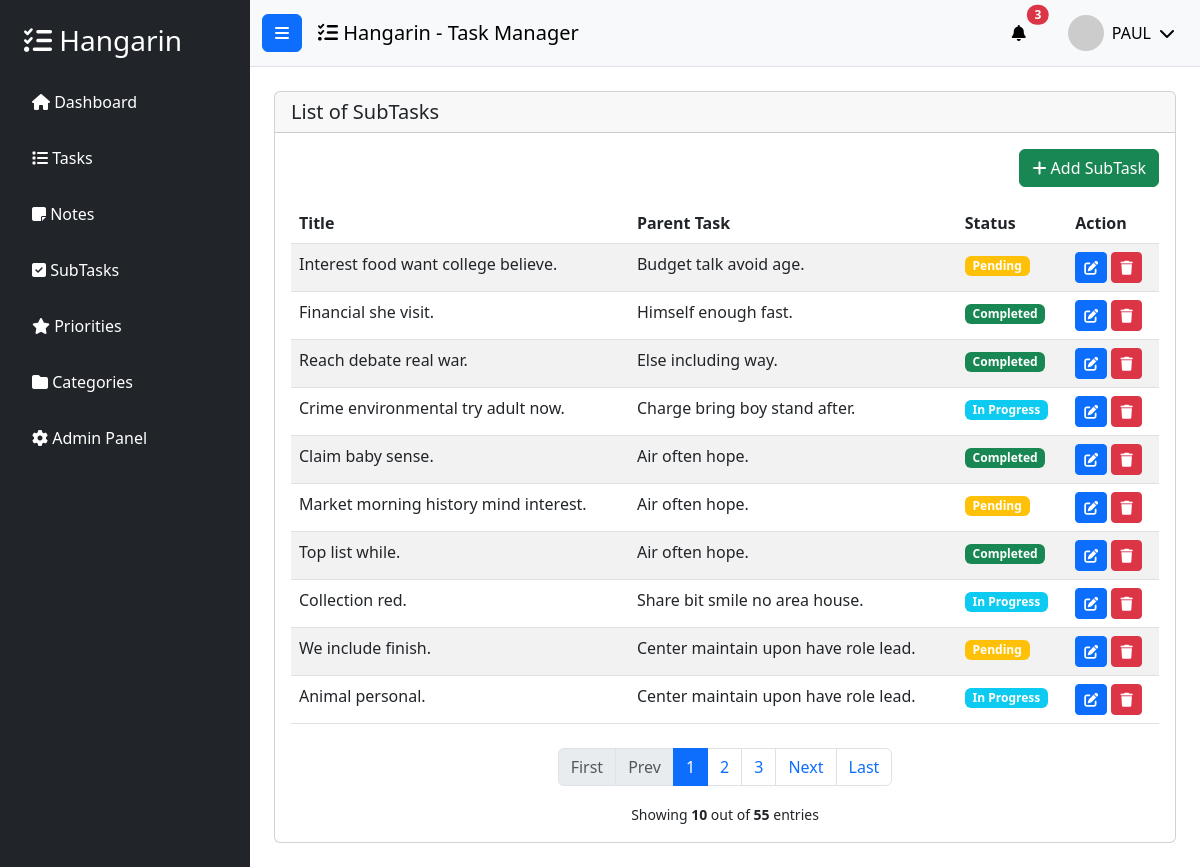
The app's page /subtask_list/ (signed in), older data.
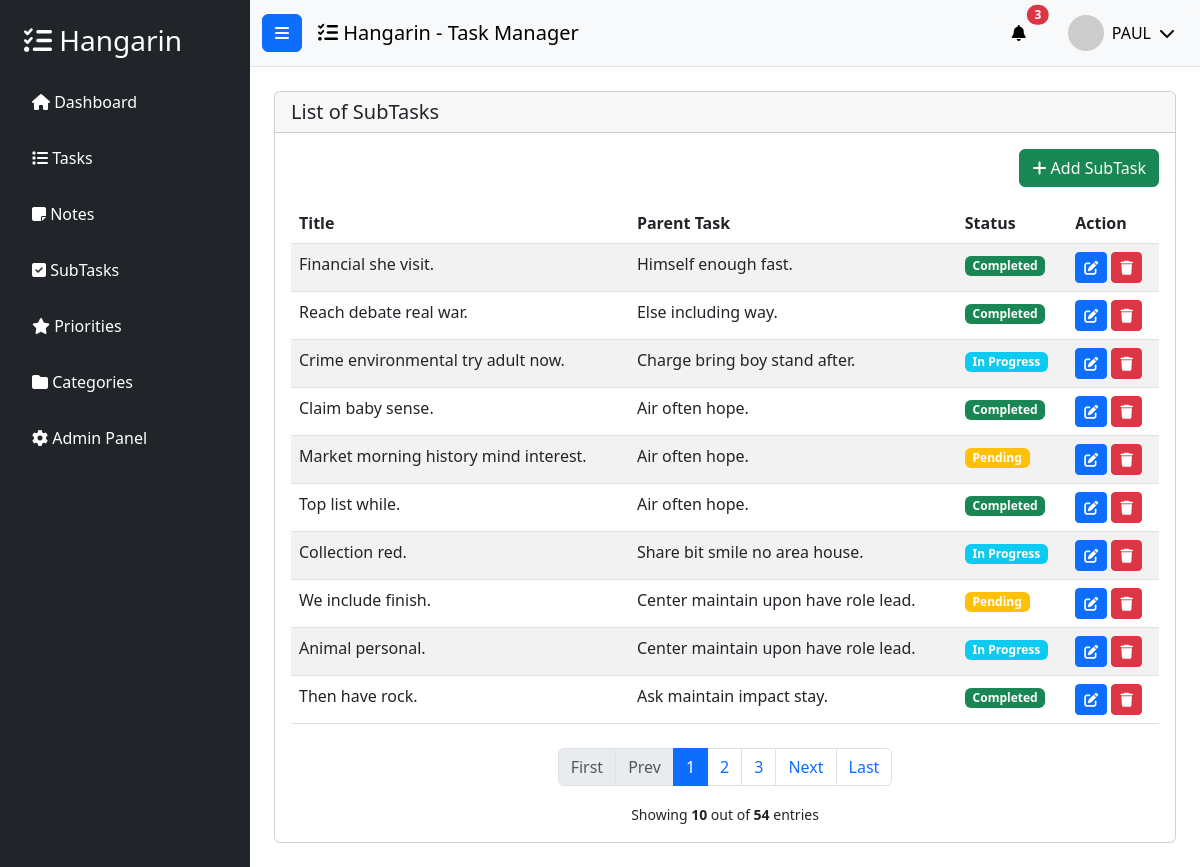
The same page, newer data.
### tasks/models.py (models this page shows, shortened)
class BaseModel(models.Model):
    created_at = models.DateTimeField(auto_now_add=True)
    updated_at = models.DateTimeField(auto_now=True)
    class Meta:
        abstract = True

class SubTask(BaseModel):
    parent_task = models.ForeignKey(
        Task,
        on_delete=models.CASCADE,
        related_name="subtasks",
    )
    title = models.CharField(max_length=255)
    status = models.CharField(
        max_length=50,
        choices=STATUS_CHOICES,
        default="Pending",
    )
    class Meta:
        verbose_name = "SubTask"
        verbose_name_plural = "SubTasks"

class Task(BaseModel):
    title = models.CharField(max_length=255)
    description = models.CharField(max_length=500)
    deadline = models.DateTimeField()
    status = models.CharField(
        max_length=50,
        choices=STATUS_CHOICES,
        default="Pending",
    )
    category = models.ForeignKey(
        Category,
        on_delete=models.SET_NULL,
        null=True,
        blank=True,
        related_name="tasks",
    )
    priority = models.ForeignKey(
        Priority,
        on_delete=models.SET_NULL,
        null=True,
        blank=True,
        related_name="tasks",
    )
    class Meta:
        verbose_name = "Task"
        verbose_name_plural = "Tasks"

### tasks/views.py (the view)
# urls.py: path('subtask_list/', views.SubTaskList.as_view(), name='subtask-list'),
class SubTaskList(LoginRequiredMixin, ListView):
    model = SubTask
    context_object_name = 'subtasks'
    template_name = 'subtask_list.html'
    paginate_by = 10
    login_url = '/accounts/login/'

### templates/subtask_list.html (shortened to what this page needs)
{% extends 'base.html' %}
{% load static %}
{% block content %}
<div class="row">
    <div class="col-12">
        <div class="card">
            <div class="card-header">
                <h5 class="card-title mb-0">List of SubTasks</h5>
            </div>
            <div class="card-body">
                <div class="mb-3 text-end">
                    <a href="{% url 'subtask-add' %}" class="btn btn-success">
                        <i class="fas fa-plus"></i> Add SubTask
                    </a>
                </div>
                <table class="table table-striped">
                    <thead>
                        <tr>
                            <th>Title</th>
                            <th>Parent Task</th>
                            <th>Status</th>
                            <th>Action</th>
                        </tr>
                    </thead>
                    <tbody>
                        {% for subtask in object_list %}
                        <tr>
                            <td>{{ subtask.title }}</td>
                            <td>{{ subtask.parent_task.title }}</td>
                            <td>
                                {% if subtask.status == 'Completed' %}
                                    <span class="badge bg-success">{{ subtask.status }}</span>
                                {% elif subtask.status == 'In Progress' %}
                                    <span class="badge bg-info">{{ subtask.status }}</span>
                                {% else %}
                                    <span class="badge bg-warning">{{ subtask.status }}</span>
                                {% endif %}
                            </td>
                            <td>
                                <a href="{% url 'subtask-update' subtask.id %}" class="btn btn-sm btn-primary">
                                    <i class="fas fa-edit"></i>
                                </a>
                                <a href="{% url 'subtask-delete' subtask.id %}" class="btn btn-sm btn-danger">
                                    <i class="fas fa-trash"></i>
                                </a>
                            </td>
                        </tr>
                        {% empty %}
                        <tr>
                            <td colspan="4" class="text-center">No subtasks found</td>
                        </tr>
                        {% endfor %}
                    </tbody>
                </table>
                {% include 'includes/pagination.html' %}
            </div>
        </div>
    </div>
</div>
{% endblock %}

Row changes from the older to the newer data that the page shows:
removed SubTask: title "Interest food want college believe.", parent_task "Budget talk avoid age.", status "Pending"
now on this page (row unchanged): SubTask: title "Then have rock.", parent_task "Ask maintain impact stay.", status "Completed"
Text that changed along with them:
{{ paginator.count }}: "55" → "54"
